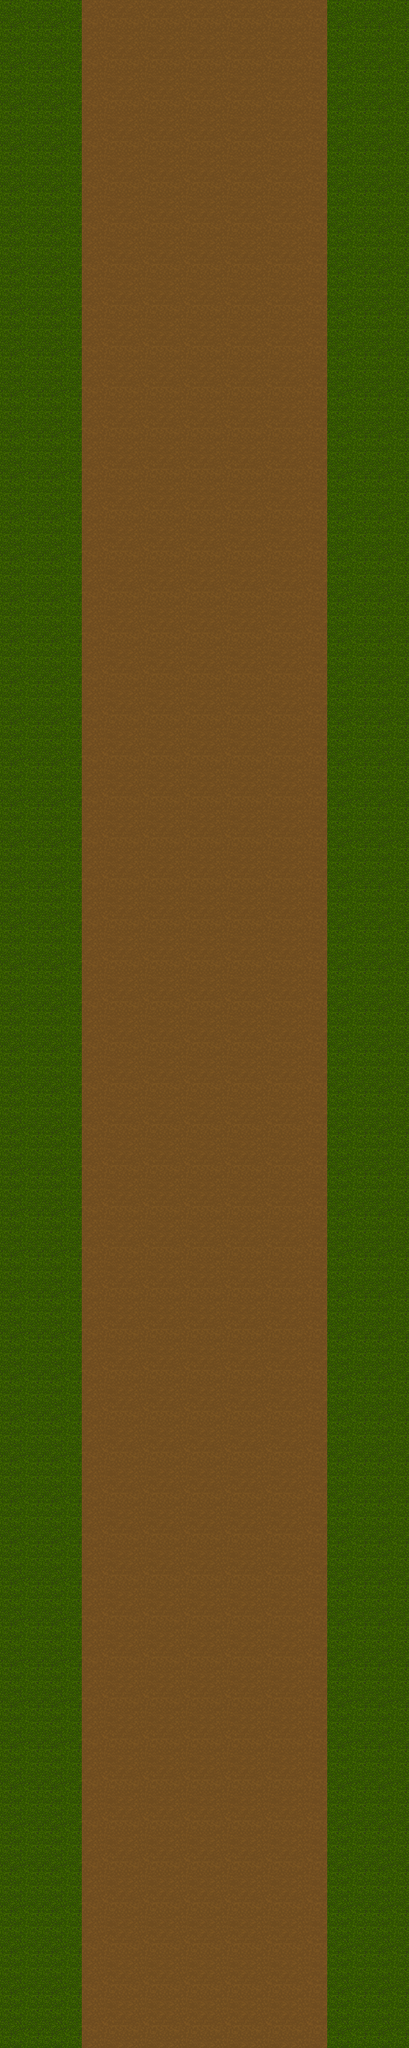

A level layout from a 2D game, rendered from its tile map. Below: a short description, then the map file with tile-grid data replaced by summaries:
An orthogonal 10x50 tile map with 48x48 px tiles, 2 tile layers (road, lawn), 1 hidden layer not drawn.

<map version="1.0" orientation="orthogonal" width="10" height="50" tilewidth="48" tileheight="48">
 <tileset firstgid="1" name="element" tilewidth="48" tileheight="48">
  <image source="element.png" width="288" height="144" />
 </tileset>
 <layer name="road" width="10" height="50">
  <data>[500 cells, 500 non-empty, 1 distinct tile ids]</data>
 </layer>
 <layer name="lawn" width="10" height="50">
  <data>[500 cells, 200 non-empty, 1 distinct tile ids]</data>
 </layer>
 <layer name="body" width="10" height="50" visible="0">
  <data>[500 cells, 104 non-empty, 16 distinct tile ids]</data>
 </layer>
</map>